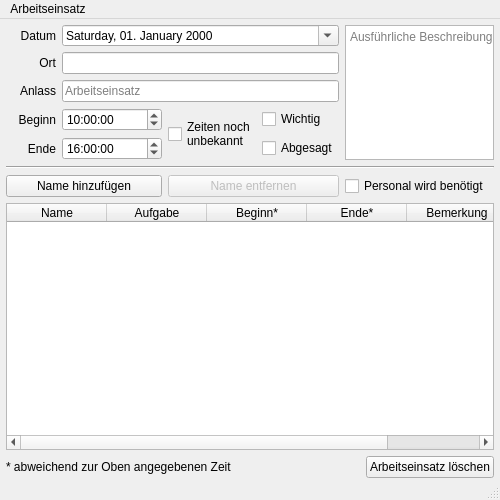
<?xml version="1.0" encoding="UTF-8"?>
<ui version="4.0">
 <class>ActivityWindow</class>
 <widget class="QMainWindow" name="ActivityWindow">
  <property name="geometry">
   <rect>
    <x>0</x>
    <y>0</y>
    <width>500</width>
    <height>500</height>
   </rect>
  </property>
  <property name="minimumSize">
   <size>
    <width>495</width>
    <height>400</height>
   </size>
  </property>
  <property name="windowTitle">
   <string>MainWindow</string>
  </property>
  <property name="unifiedTitleAndToolBarOnMac">
   <bool>true</bool>
  </property>
  <widget class="QWidget" name="centralwidget">
   <layout class="QGridLayout" name="gridLayout" rowstretch="0,0,0,0,0,0,0,1,0" columnstretch="0,0,0,0,0,1" columnminimumwidth="50,50,50,50,50,0">
    <property name="leftMargin">
     <number>6</number>
    </property>
    <property name="topMargin">
     <number>6</number>
    </property>
    <property name="rightMargin">
     <number>6</number>
    </property>
    <property name="bottomMargin">
     <number>0</number>
    </property>
    <property name="spacing">
     <number>6</number>
    </property>
    <item row="5" column="0" colspan="6">
     <widget class="Line" name="line_2">
      <property name="orientation">
       <enum>Qt::Horizontal</enum>
      </property>
     </widget>
    </item>
    <item row="3" column="4">
     <widget class="QCheckBox" name="checkWichtig">
      <property name="text">
       <string>Wichtig</string>
      </property>
     </widget>
    </item>
    <item row="0" column="5" rowspan="5">
     <widget class="QPlainTextEdit" name="plainBeschreibung">
      <property name="sizePolicy">
       <sizepolicy hsizetype="Expanding" vsizetype="MinimumExpanding">
        <horstretch>0</horstretch>
        <verstretch>0</verstretch>
       </sizepolicy>
      </property>
      <property name="sizeAdjustPolicy">
       <enum>QAbstractScrollArea::AdjustToContentsOnFirstShow</enum>
      </property>
      <property name="placeholderText">
       <string>Ausführliche Beschreibung</string>
      </property>
     </widget>
    </item>
    <item row="2" column="1" colspan="4">
     <widget class="QLineEdit" name="lineAnlass">
      <property name="placeholderText">
       <string>Arbeitseinsatz</string>
      </property>
     </widget>
    </item>
    <item row="1" column="0">
     <widget class="QLabel" name="label_2">
      <property name="text">
       <string>Ort</string>
      </property>
      <property name="alignment">
       <set>Qt::AlignRight|Qt::AlignTrailing|Qt::AlignVCenter</set>
      </property>
     </widget>
    </item>
    <item row="4" column="1" colspan="2">
     <widget class="QTimeEdit" name="timeEnde">
      <property name="maximumSize">
       <size>
        <width>120</width>
        <height>16777215</height>
       </size>
      </property>
      <property name="time">
       <time>
        <hour>16</hour>
        <minute>0</minute>
        <second>0</second>
       </time>
      </property>
     </widget>
    </item>
    <item row="8" column="0" colspan="6">
     <layout class="QGridLayout" name="gridLayout_2">
      <property name="leftMargin">
       <number>0</number>
      </property>
      <property name="topMargin">
       <number>0</number>
      </property>
      <property name="rightMargin">
       <number>0</number>
      </property>
      <property name="bottomMargin">
       <number>0</number>
      </property>
      <property name="spacing">
       <number>6</number>
      </property>
      <item row="0" column="1">
       <spacer name="horizontalSpacer">
        <property name="orientation">
         <enum>Qt::Horizontal</enum>
        </property>
        <property name="sizeHint" stdset="0">
         <size>
          <width>232</width>
          <height>20</height>
         </size>
        </property>
       </spacer>
      </item>
      <item row="0" column="2">
       <widget class="QPushButton" name="buttonDelete">
        <property name="text">
         <string>Arbeitseinsatz löschen</string>
        </property>
       </widget>
      </item>
      <item row="0" column="0">
       <widget class="QLabel" name="label_8">
        <property name="text">
         <string>* abweichend zur Oben angegebenen Zeit</string>
        </property>
       </widget>
      </item>
     </layout>
    </item>
    <item row="0" column="0">
     <widget class="QLabel" name="label">
      <property name="text">
       <string>Datum</string>
      </property>
      <property name="alignment">
       <set>Qt::AlignRight|Qt::AlignTrailing|Qt::AlignVCenter</set>
      </property>
     </widget>
    </item>
    <item row="1" column="1" colspan="4">
     <widget class="QLineEdit" name="lineOrt"/>
    </item>
    <item row="3" column="3" rowspan="2">
     <widget class="QCheckBox" name="checkZeiten">
      <property name="text">
       <string>Zeiten noch
unbekannt</string>
      </property>
     </widget>
    </item>
    <item row="0" column="1" colspan="4">
     <widget class="QDateEdit" name="dateDatum">
      <property name="maximumSize">
       <size>
        <width>16777215</width>
        <height>21</height>
       </size>
      </property>
      <property name="displayFormat">
       <string>dddd, dd. MMMM yyyy</string>
      </property>
      <property name="calendarPopup">
       <bool>true</bool>
      </property>
     </widget>
    </item>
    <item row="3" column="0">
     <widget class="QLabel" name="label_5">
      <property name="text">
       <string>Beginn</string>
      </property>
      <property name="alignment">
       <set>Qt::AlignRight|Qt::AlignTrailing|Qt::AlignVCenter</set>
      </property>
     </widget>
    </item>
    <item row="4" column="4">
     <widget class="QCheckBox" name="checkAbgesagt">
      <property name="text">
       <string>Abgesagt</string>
      </property>
     </widget>
    </item>
    <item row="3" column="1" colspan="2">
     <widget class="QTimeEdit" name="timeBeginn">
      <property name="maximumSize">
       <size>
        <width>120</width>
        <height>16777215</height>
       </size>
      </property>
      <property name="time">
       <time>
        <hour>10</hour>
        <minute>0</minute>
        <second>0</second>
       </time>
      </property>
     </widget>
    </item>
    <item row="6" column="5">
     <widget class="QCheckBox" name="checkBoxBenoetigt">
      <property name="text">
       <string>Personal wird benötigt</string>
      </property>
     </widget>
    </item>
    <item row="2" column="0">
     <widget class="QLabel" name="label_3">
      <property name="text">
       <string>Anlass</string>
      </property>
      <property name="alignment">
       <set>Qt::AlignRight|Qt::AlignTrailing|Qt::AlignVCenter</set>
      </property>
     </widget>
    </item>
    <item row="4" column="0">
     <widget class="QLabel" name="label_6">
      <property name="text">
       <string>Ende</string>
      </property>
      <property name="alignment">
       <set>Qt::AlignRight|Qt::AlignTrailing|Qt::AlignVCenter</set>
      </property>
     </widget>
    </item>
    <item row="7" column="0" colspan="6">
     <widget class="QTableWidget" name="tablePersonen">
      <property name="sortingEnabled">
       <bool>true</bool>
      </property>
      <attribute name="horizontalHeaderShowSortIndicator" stdset="0">
       <bool>true</bool>
      </attribute>
      <column>
       <property name="text">
        <string>Name</string>
       </property>
      </column>
      <column>
       <property name="text">
        <string>Aufgabe</string>
       </property>
      </column>
      <column>
       <property name="text">
        <string>Beginn*</string>
       </property>
      </column>
      <column>
       <property name="text">
        <string>Ende*</string>
       </property>
      </column>
      <column>
       <property name="text">
        <string>Bemerkung</string>
       </property>
       <property name="toolTip">
        <string>Angeben, ob es sich bei der Person um eine Externe handelt, ob sie auf den Führerstand mitfährt, oder Azubi ist oder aber ein Teilnehmer eines Schnupperkurses.</string>
       </property>
      </column>
     </widget>
    </item>
    <item row="6" column="3" colspan="2">
     <widget class="QPushButton" name="buttonRemove">
      <property name="enabled">
       <bool>false</bool>
      </property>
      <property name="text">
       <string>Name entfernen</string>
      </property>
     </widget>
    </item>
    <item row="6" column="0" colspan="3">
     <widget class="QPushButton" name="buttonInsert">
      <property name="text">
       <string>Name hinzufügen</string>
      </property>
     </widget>
    </item>
   </layout>
  </widget>
  <widget class="QMenuBar" name="menubar">
   <property name="geometry">
    <rect>
     <x>0</x>
     <y>0</y>
     <width>500</width>
     <height>22</height>
    </rect>
   </property>
   <widget class="QMenu" name="menuArbeitseinsatz">
    <property name="title">
     <string>Arbeitseinsatz</string>
    </property>
    <addaction name="actionClose"/>
    <addaction name="separator"/>
    <addaction name="actionDelete"/>
    <addaction name="separator"/>
    <addaction name="actionPdf"/>
    <addaction name="actionPrint"/>
   </widget>
   <addaction name="menuArbeitseinsatz"/>
  </widget>
  <widget class="QStatusBar" name="statusbar"/>
  <action name="actionClose">
   <property name="text">
    <string>Schließen</string>
   </property>
   <property name="shortcut">
    <string>Ctrl+W</string>
   </property>
  </action>
  <action name="actionDelete">
   <property name="text">
    <string>Löschen</string>
   </property>
   <property name="shortcut">
    <string>Ctrl+Backspace</string>
   </property>
  </action>
  <action name="actionPdf">
   <property name="text">
    <string>Als PDF sichern …</string>
   </property>
   <property name="shortcut">
    <string>Ctrl+Shift+P</string>
   </property>
  </action>
  <action name="actionPrint">
   <property name="text">
    <string>Drucken …</string>
   </property>
   <property name="shortcut">
    <string>Ctrl+P</string>
   </property>
  </action>
 </widget>
 <tabstops>
  <tabstop>dateDatum</tabstop>
  <tabstop>lineOrt</tabstop>
  <tabstop>lineAnlass</tabstop>
  <tabstop>timeBeginn</tabstop>
  <tabstop>timeEnde</tabstop>
  <tabstop>checkZeiten</tabstop>
  <tabstop>plainBeschreibung</tabstop>
  <tabstop>buttonInsert</tabstop>
  <tabstop>buttonRemove</tabstop>
  <tabstop>checkBoxBenoetigt</tabstop>
  <tabstop>tablePersonen</tabstop>
  <tabstop>buttonDelete</tabstop>
 </tabstops>
 <resources/>
 <connections>
  <connection>
   <sender>actionClose</sender>
   <signal>triggered()</signal>
   <receiver>ActivityWindow</receiver>
   <slot>close()</slot>
   <hints>
    <hint type="sourcelabel">
     <x>-1</x>
     <y>-1</y>
    </hint>
    <hint type="destinationlabel">
     <x>462</x>
     <y>355</y>
    </hint>
   </hints>
  </connection>
  <connection>
   <sender>buttonDelete</sender>
   <signal>clicked()</signal>
   <receiver>actionDelete</receiver>
   <slot>trigger()</slot>
   <hints>
    <hint type="sourcelabel">
     <x>401</x>
     <y>456</y>
    </hint>
    <hint type="destinationlabel">
     <x>401</x>
     <y>456</y>
    </hint>
   </hints>
  </connection>
 </connections>
</ui>
